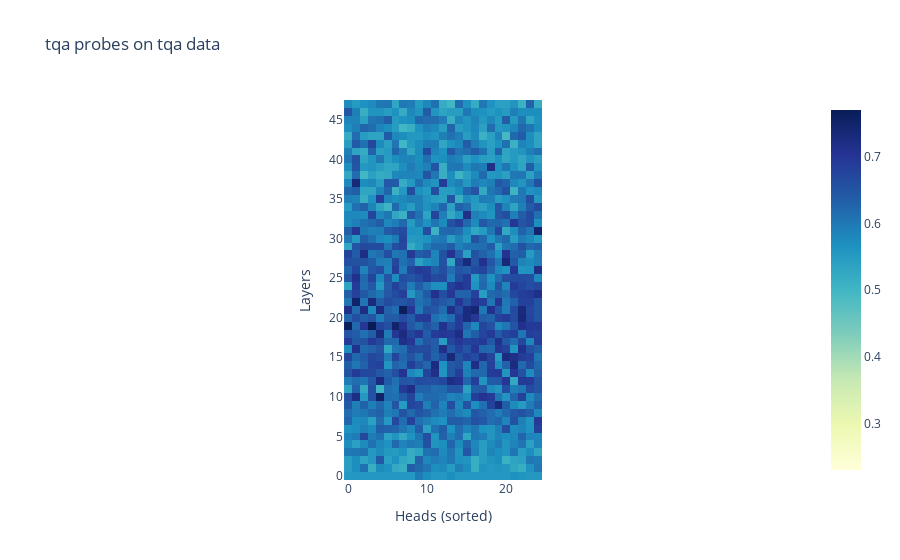
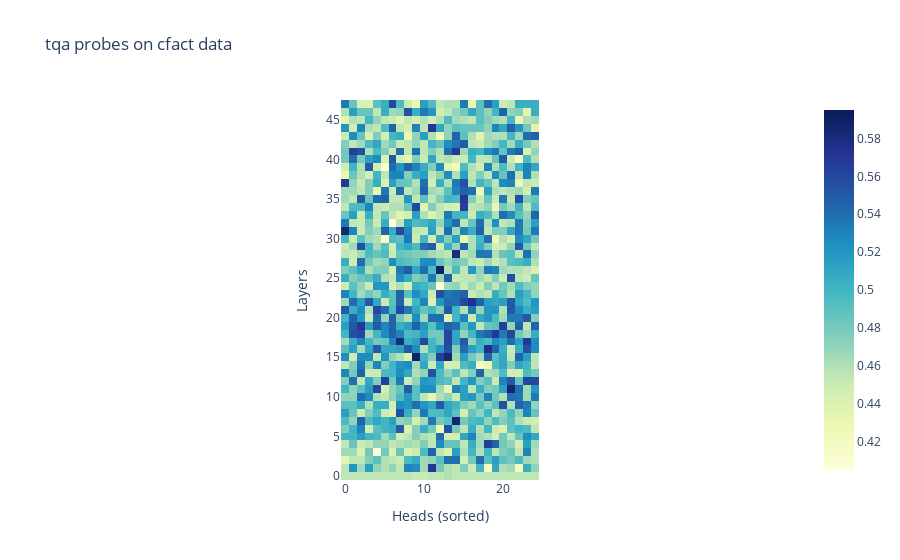
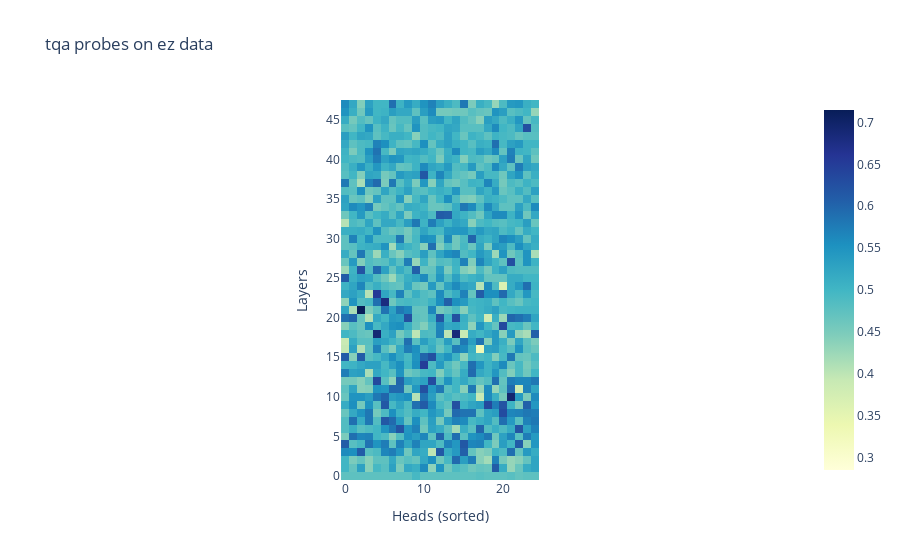
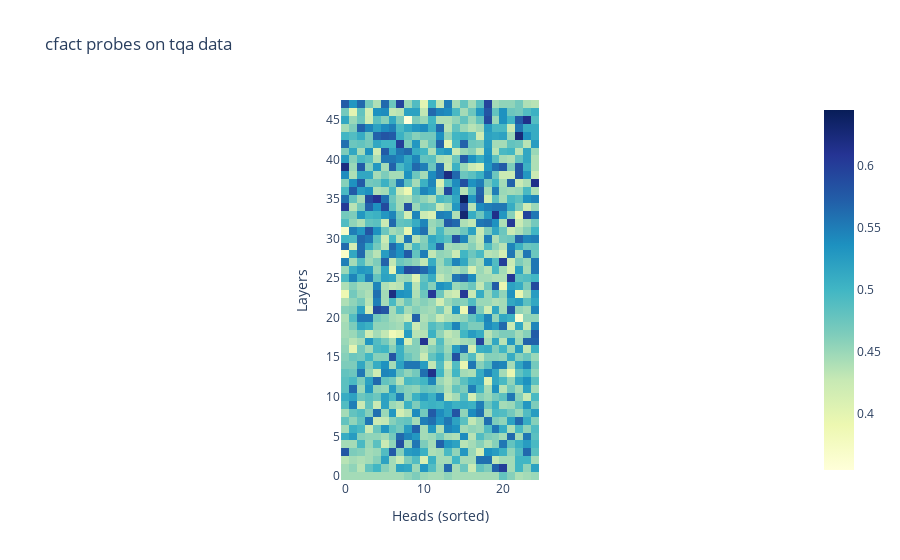

The code cell stored with these charts, in order, in its notebook:
### Code cell
from plotly.subplots import make_subplots

plots = []

for name in datanames:
    model_acts: ModelActs = acts[name]
    for other_name in datanames:
        transfer_accs = model_acts.get_transfer_acc(acts[other_name])
        plots.append(plot_probe_accuracies(model_acts, sorted=False, title=f"{name} probes on {other_name} data", other_head_accs=transfer_accs).show())

### Figure 1 — Plotly figure (JSON) as saved in the notebook; plotly's stock layout.template omitted (floating-point values rounded to 4 significant figures; data arrays with more than 128 entries replaced by an {"elided": "..."} marker saying what was removed)
{"data": [{"coloraxis": "coloraxis", "hovertemplate": "Heads (sorted): %{x}<br>Layers: %{y}<br>color: %{z}<extra></extra>", "name": "0", "type": "heatmap", "xaxis": "x", "yaxis": "y", "z": {"elided": "48x25 float values"}}], "layout": {"coloraxis": {"cmid": 0.5, "colorscale": [[0, "rgb(255,255,217)"], [0.125, "rgb(237,248,177)"], [0.25, "rgb(199,233,180)"], [0.375, "rgb(127,205,187)"], [0.5, "rgb(65,182,196)"], [0.625, "rgb(29,145,192)"], [0.75, "rgb(34,94,168)"], [0.875, "rgb(37,52,148)"], [1, "rgb(8,29,88)"]]}, "title": {"text": "tqa probes on tqa data"}, "xaxis": {"anchor": "y", "constrain": "domain", "domain": [0, 1], "scaleanchor": "y", "title": {"text": "Heads (sorted)"}}, "yaxis": {"anchor": "x", "autorange": true, "constrain": "domain", "domain": [0, 1], "title": {"text": "Layers"}}}}

### Figure 2 — Plotly figure (JSON) as saved in the notebook; plotly's stock layout.template omitted (floating-point values rounded to 4 significant figures; data arrays with more than 128 entries replaced by an {"elided": "..."} marker saying what was removed)
{"data": [{"coloraxis": "coloraxis", "hovertemplate": "Heads (sorted): %{x}<br>Layers: %{y}<br>color: %{z}<extra></extra>", "name": "0", "type": "heatmap", "xaxis": "x", "yaxis": "y", "z": {"elided": "48x25 float values"}}], "layout": {"coloraxis": {"cmid": 0.5, "colorscale": [[0, "rgb(255,255,217)"], [0.125, "rgb(237,248,177)"], [0.25, "rgb(199,233,180)"], [0.375, "rgb(127,205,187)"], [0.5, "rgb(65,182,196)"], [0.625, "rgb(29,145,192)"], [0.75, "rgb(34,94,168)"], [0.875, "rgb(37,52,148)"], [1, "rgb(8,29,88)"]]}, "title": {"text": "tqa probes on cfact data"}, "xaxis": {"anchor": "y", "constrain": "domain", "domain": [0, 1], "scaleanchor": "y", "title": {"text": "Heads (sorted)"}}, "yaxis": {"anchor": "x", "autorange": true, "constrain": "domain", "domain": [0, 1], "title": {"text": "Layers"}}}}

### Figure 3 — Plotly figure (JSON) as saved in the notebook; plotly's stock layout.template omitted (floating-point values rounded to 4 significant figures; data arrays with more than 128 entries replaced by an {"elided": "..."} marker saying what was removed)
{"data": [{"coloraxis": "coloraxis", "hovertemplate": "Heads (sorted): %{x}<br>Layers: %{y}<br>color: %{z}<extra></extra>", "name": "0", "type": "heatmap", "xaxis": "x", "yaxis": "y", "z": {"elided": "48x25 float values"}}], "layout": {"coloraxis": {"cmid": 0.5, "colorscale": [[0, "rgb(255,255,217)"], [0.125, "rgb(237,248,177)"], [0.25, "rgb(199,233,180)"], [0.375, "rgb(127,205,187)"], [0.5, "rgb(65,182,196)"], [0.625, "rgb(29,145,192)"], [0.75, "rgb(34,94,168)"], [0.875, "rgb(37,52,148)"], [1, "rgb(8,29,88)"]]}, "title": {"text": "tqa probes on ez data"}, "xaxis": {"anchor": "y", "constrain": "domain", "domain": [0, 1], "scaleanchor": "y", "title": {"text": "Heads (sorted)"}}, "yaxis": {"anchor": "x", "autorange": true, "constrain": "domain", "domain": [0, 1], "title": {"text": "Layers"}}}}

### Figure 4 — Plotly figure (JSON) as saved in the notebook; plotly's stock layout.template omitted (floating-point values rounded to 4 significant figures; data arrays with more than 128 entries replaced by an {"elided": "..."} marker saying what was removed)
{"data": [{"coloraxis": "coloraxis", "hovertemplate": "Heads (sorted): %{x}<br>Layers: %{y}<br>color: %{z}<extra></extra>", "name": "0", "type": "heatmap", "xaxis": "x", "yaxis": "y", "z": {"elided": "48x25 float values"}}], "layout": {"coloraxis": {"cmid": 0.5, "colorscale": [[0, "rgb(255,255,217)"], [0.125, "rgb(237,248,177)"], [0.25, "rgb(199,233,180)"], [0.375, "rgb(127,205,187)"], [0.5, "rgb(65,182,196)"], [0.625, "rgb(29,145,192)"], [0.75, "rgb(34,94,168)"], [0.875, "rgb(37,52,148)"], [1, "rgb(8,29,88)"]]}, "title": {"text": "cfact probes on tqa data"}, "xaxis": {"anchor": "y", "constrain": "domain", "domain": [0, 1], "scaleanchor": "y", "title": {"text": "Heads (sorted)"}}, "yaxis": {"anchor": "x", "autorange": true, "constrain": "domain", "domain": [0, 1], "title": {"text": "Layers"}}}}
